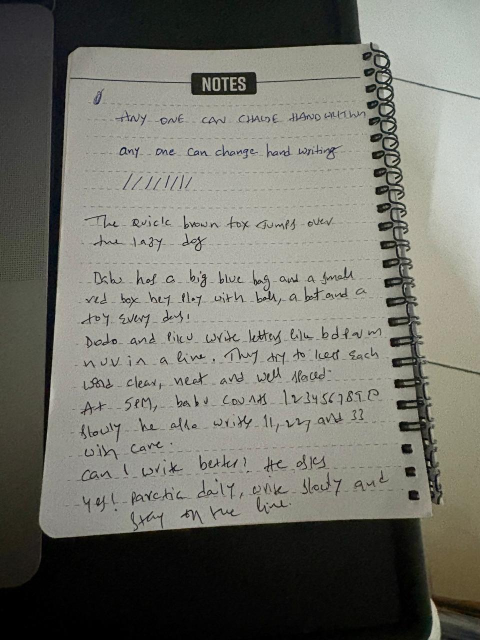
#> input picture benchmarks/sample-page/pages/handwriting-sample.jpg, 960 x 1280 px (shown at 1/2 size)
$ python -i page_turn.py   (imports and definitions only)
#> lines starting #> are read from the running program, lines starting #| are printed output that depends on the picture; after the words box and inside, x2 and y2 are one past the last pixel; in counts of white or black regions, pixels touching at a corner belong together
# SPDX-License-Identifier: AGPL-3.0-only
# (c) 2026 Vahini Technologies.
"""Which way up a photographed page is, from its writing (#297).

A phone photo of a notebook taken sideways, with no EXIF orientation tag
(phones and WhatsApp often drop it), was scored as it was: 3 lines found
on an 18-line page and Line alignment 8.0 from sideways text. This module
finds the turn from the page itself, before anything is read, so the
reader, the 20 factors and every evidence crop see the page upright.

1. Line direction. The ink is smeared along one axis by about a letter's
   size: along the lines, letters and words join into long thin strips;
   across them, they do not. Two counts compare the axes, how elongated
   the smeared pieces are and how long the smeared runs are; their sum is
   `across` (positive: lines run across the picture). Every handwritten
   page in the benchmarks scores 2 or more upright, so a page turned a
   quarter scores -2 or less, and DIRECTION_SURE sits far from both.
2. Which way up, once the lines run across (`up`, positive: upright):
   - letters reach further above the small-letter band than below it
     (b d f h k l t and capitals against g j p q y);
   - lines start at one margin and end ragged, so their left ends line
     up better than their right ends.
3. When a reader is given (the scan's own recogniser), a turn is checked
   on a few line crops: upright text reads with clearly higher
   confidence than the same crop upside down.

The decision is lopsided on purpose, because turning a page that was
upright is worse than leaving a turned one:
- lines across: the page is turned over (180) only when the signs lean
  upside down and the reader agrees. Otherwise it is left as it is, as
  before; with no reader it is never turned over.
- lines up and down: turned a quarter only when the reader or the signs
  (over at least MIN_LINES lines) say which way, and they do not
  disagree; otherwise `unsure`, and the server refuses the page rather
  than score it.
- no clear direction: left as it is, as before. So is a page whose lines
  run up and down only at the letter size of whole joined-up words
  (_joined_up): a short list in joined-up writing is upright.
- not Latin script (Telugu): marks above and below the line sit
  differently, so the signs are not trusted. Lines up and down are
  refused, and a page is never turned over.

Everything here is counting on a copy at most WORK_SIDE pixels on its
long side: deterministic for the same pixels, no model of its own.
"""

from dataclasses import dataclass

import numpy as np

try:
    import cv2
except ImportError:  # pragma: no cover - cv2 ships in core
    cv2 = None

WORK_SIDE = 1200
# The smear, as a share of the page's typical letter size.
SMEAR = 0.75
# Lines run across when `across` is above this, up and down when below
# minus this; in between the page is left as it is.
DIRECTION_SURE = 1.0
# Which way up from the signs alone.
UP_SURE = 0.2  # a quarter turn's way
FLIP_HINT = 0.15  # worth asking the reader about turning over
# The reader's mean confidence must differ by this much to count.
READ_MARGIN = 0.08
READ_LINES = 2
MIN_INK = 400
MIN_LINES = 3


@dataclass(frozen=True)
class Verdict:
    """turn: degrees the photo is turned clockwise to stand upright (0,
    90, 180 or 270). unsure: the lines run up and down but which way is
    up is not clear, so the page must not be scored. The rest is what
    the call was made from, for tests and the scan's log."""

    turn: int = 0
    unsure: bool = False
    across: float = 0.0
    up: float = 0.0
    read: tuple = ()

    # [8 lines left out: function as_dict, not called in this run]


UPRIGHT = Verdict()


# [4 lines left out: function turned, not called in this run]


def _small(rgb):
    h, w = rgb.shape[:2]
    scale = min(1.0, WORK_SIDE / float(max(h, w)))
    if scale < 1.0:
        rgb = cv2.resize(
            rgb,
            (max(1, int(w * scale)), max(1, int(h * scale))),
            interpolation=cv2.INTER_AREA,
        )
    return rgb


def _ink(gray):
    """Writing as a 0/1 mask: dark against its surroundings, without
    specks, long rules and margin lines (pieces over a quarter of the
    page) or dark background around the page."""
    blur = cv2.GaussianBlur(gray, (3, 3), 0)
    ink = cv2.adaptiveThreshold(
        blur,
        255,
        cv2.ADAPTIVE_THRESH_GAUSSIAN_C,
        cv2.THRESH_BINARY_INV,
        31,
        12,
    )
    h, w = ink.shape
    n, labels, stats, _ = cv2.connectedComponentsWithStats(ink, 8)
    keep = (
        (stats[:, cv2.CC_STAT_AREA] >= 6)
        & (stats[:, cv2.CC_STAT_WIDTH] < 0.25 * w)
        & (stats[:, cv2.CC_STAT_HEIGHT] < 0.25 * h)
    )
    keep[0] = False
    return (keep[labels] if n > 1 else np.zeros_like(ink, bool)).astype(
        np.uint8
    )


def _letter_size(ink, side=np.maximum):
    """The pieces' longer side (or, with side=np.minimum, their shorter
    side), the median by ink: a letter, or for joined-up writing a whole
    word's length (its shorter side is then its height). The same
    whichever way the page lies."""
    _n, _l, stats, _ = cv2.connectedComponentsWithStats(ink, 8)
    stats = stats[1:]
    if stats.size == 0:
        return 0.0
    side = side(
        stats[:, cv2.CC_STAT_WIDTH], stats[:, cv2.CC_STAT_HEIGHT]
    ).astype(float)
    area = stats[:, cv2.CC_STAT_AREA].astype(float)
    order = np.argsort(side)
    cum = np.cumsum(area[order])
    return float(side[order][np.searchsorted(cum, cum[-1] / 2.0)])


def _smeared(ink, d):
    return cv2.morphologyEx(
        ink,
        cv2.MORPH_CLOSE,
        cv2.getStructuringElement(cv2.MORPH_RECT, (d, 1)),
    )


def _elongation(smeared):
    """Mean log of width over height of the smeared pieces, by ink."""
    _n, _l, stats, _ = cv2.connectedComponentsWithStats(smeared, 8)
    stats = stats[1:]
    stats = stats[stats[:, cv2.CC_STAT_AREA] >= 12]
    if stats.size == 0:
        return 0.0
    ratio = stats[:, cv2.CC_STAT_WIDTH] / np.maximum(
        1, stats[:, cv2.CC_STAT_HEIGHT]
    )
    return float(
        np.average(
            np.log(np.maximum(ratio, 1e-3)),
            weights=stats[:, cv2.CC_STAT_AREA],
        )
    )


def _run_length(smeared):
    """Mean length of the smeared rows' runs, a long run counting by
    its length."""
    pad = np.zeros((smeared.shape[0], 1), np.int8)
    step = np.diff(np.hstack([pad, smeared.astype(np.int8), pad]), axis=1)
    runs = (np.nonzero(step == -1)[1] - np.nonzero(step == 1)[1]).astype(float)
    return float((runs * runs).sum() / max(1.0, runs.sum()))


def _across(ink, d):
    """Positive when the lines run across the picture, negative when
    they run up and down; about 0 when the ink has no direction."""
    rows, cols = _smeared(ink, d), _smeared(ink.T.copy(), d)
    shape = _elongation(rows) - _elongation(cols)
    runs = np.log(max(1.0, _run_length(rows)) / max(1.0, _run_length(cols)))
    return shape + float(runs)


def _band_signs(piece):
    """(ink above, ink below) the small-letter band of one written line:
    the densest rows, found across short stretches, so a sloping or wavy
    line still has one band."""
    above = below = 0.0
    h, w = piece.shape
    step = max(8, 3 * h)
    for c in range(0, w, step):
        counts = piece[:, c : c + step].sum(axis=1).astype(float)
        if counts.sum() < 20:
            continue
        band = counts >= 0.5 * counts.max()
        peak = int(np.argmax(counts))
        top = bottom = peak
        while top > 0 and band[top - 1]:
            top -= 1
        while bottom < h - 1 and band[bottom + 1]:
            bottom += 1
        above += float(counts[:top].sum())
        below += float(counts[bottom + 1 :].sum())
    return above, below


def _lines(ink, d):
    """(up, lines, boxes) for a page whose lines run across: `up` in
    -1.5..1.5, positive when it reads upright; how many written lines
    were found, and their boxes (x0, y0, x1, y1), longest first."""
    smeared = _smeared(ink, d)
    _n, labels, stats, _ = cv2.connectedComponentsWithStats(smeared, 8)
    pieces = [
        (i, *stats[i, :4])
        for i in range(1, len(stats))
        if stats[i, 2] >= 3 * stats[i, 3]
        and stats[i, 2] >= 3 * d
        and stats[i, 3] >= 4
    ]
    if not pieces:
        return 0.0, 0, []
    usual = min(float(np.median([p[4] for p in pieces])), 1.5 * d / SMEAR)
    above = below = 0.0
    found = []
    for i, x, y, w, h in pieces:
        mask = (labels[y : y + h, x : x + w] == i) & (
            ink[y : y + h, x : x + w] > 0
        )
        # Lines touching through a tall letter smear into one piece: cut
        # it into as many lines as its height holds.
        parts = max(1, int(round(h / usual)))
        cuts = np.linspace(0, h, parts + 1).astype(int)
        for top, bottom in zip(cuts[:-1], cuts[1:]):
            part = mask[top:bottom]
            cols = np.nonzero(part.any(axis=0))[0]
            if part.sum() < 20 or cols.size == 0:
                continue
            up, down = _band_signs(part)
            above += up
            below += down
            found.append([y + top, y + bottom, x + cols[0], x + cols[-1]])
    letters = (above - below) / (above + below) if above + below else 0.0
    # Pieces at one height are one written line.
    lines = []
    for y0, y1, x0, x1 in sorted(found):
        if lines and y0 < lines[-1][1] - 0.3 * (y1 - y0):
            last = lines[-1]
            lines[-1] = [last[0], max(last[1], y1), min(last[2], x0)]
            lines[-1].append(max(last[3], x1))
        else:
            lines.append([y0, y1, x0, x1])
    edges = 0.0
    if len(lines) >= MIN_LINES:
        lefts = np.array([l[2] for l in lines], float)
        rights = np.array([l[3] for l in lines], float)
        left = float(np.median(np.abs(lefts - np.median(lefts))))
        right = float(np.median(np.abs(rights - np.median(rights))))
        edges = (right - left) / (right + left) if right + left else 0.0
    boxes = sorted(
        ((l[2], l[0], l[3], l[1]) for l in lines),
        key=lambda b: (-(b[2] - b[0]), b[1]),
    )
    return letters + 0.5 * edges, len(lines), boxes


# [40 lines left out: functions _reading, _prefers, _joined_up, not called in this run]


def measure(rgb, latin=True, read=None, lang="en"):
    """The Verdict for an RGB page (numpy array, any size). read(crop,
    lang) -> lines with "score" is the scan's recogniser, or None."""
    if cv2 is None or rgb is None or rgb.ndim != 3:
        return UPRIGHT
    small = _small(rgb)
    ink = _ink(cv2.cvtColor(small, cv2.COLOR_RGB2GRAY))
    if int(ink.sum()) < MIN_INK:
        return UPRIGHT
    d = max(3, int(round(SMEAR * _letter_size(ink))))
    across = _across(ink, d)
    if across <= -DIRECTION_SURE and _joined_up(ink, d):
        return Verdict(across=across)
    if across > -DIRECTION_SURE:
        if not latin or across < DIRECTION_SURE:
            return Verdict(across=across)
        up, _count, boxes = _lines(ink, d)
        if up > -FLIP_HINT:
            return Verdict(across=across, up=up)
        # Turned over only when the reader agrees: with no reader to ask,
        # the page is left as it is.
        reading = _reading(small, boxes, read, lang)
        return Verdict(
            turn=180 if _prefers(reading) < 0 else 0,
            across=across,
            up=up,
            read=reading or (),
        )
    if not latin:
        return Verdict(unsure=True, across=across)
    # Lines run up and down: look at the page turned a quarter clockwise,
    # then decide whether that or the opposite quarter is upright. The
    # signs count only over MIN_LINES lines; the reader overrules them
    # only when they are not sure, never when they disagree.
    up, count, boxes = _lines(turned(ink, 90), d)
    signs = 0
    if count >= MIN_LINES:
        signs = int(up >= UP_SURE) - int(up <= -UP_SURE)
    reading = _reading(turned(small, 90), boxes, read, lang)
    reader = _prefers(reading)
    way = reader or signs
    unsure = way == 0 or (reader and signs and reader != signs)
    return Verdict(
        turn=90 if way >= 0 else 270,
        unsure=bool(unsure),
        across=across,
        up=up,
        read=reading or (),
    )

>>> import cv2
>>> picture = cv2.cvtColor(cv2.imread('../../benchmarks/sample-page/pages/handwriting-sample.jpg'), cv2.COLOR_BGR2RGB)
>>> result = measure(picture)
#> in _ink, `ink = cv2.adaptiveThreshold( blur, 255, cv2.ADAPTIVE_THRESH_GAUSSIAN_C..`:
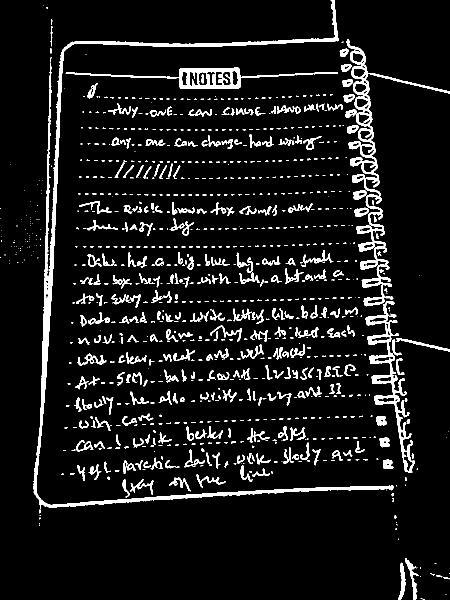
#> ink: shape (1200, 900) (shown at 1/2 size); 7.9% white; 1016 white regions (665 under 20 px), largest, box (x1, y1, x2, y2) and area: (67, 0, 788, 1027) 17140, (693, 79, 900, 613) 9619, (731, 602, 830, 946) 5224
#> in _ink, `n, labels, stats, _ = cv2.connectedComponentsWithStats(ink, 8)`:
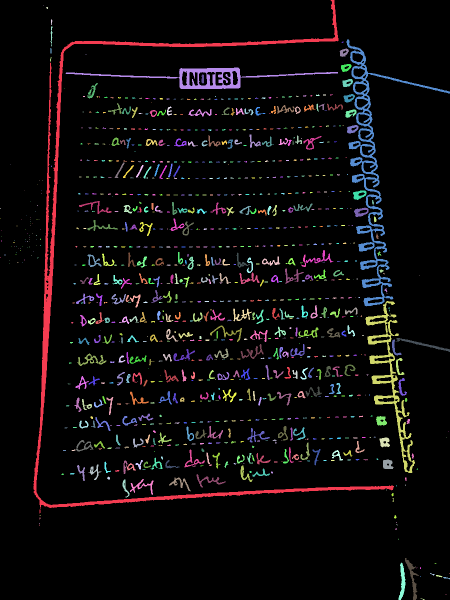
#> labels: shape (1200, 900) int32 (shown at 1/2 size); 1017 distinct labels, from 0 to 1016; one colour per label, 0 black
#> in _ink, `n, labels, stats, _ = cv2.connectedComponentsWithStats(ink, 8)`: n = 1017; stats = 1017 rows, first 6: [0, 0, 900, 1200, 994431], [67, 0, 721, 1027, 17140], [87, 11, 1, 1, 1], [92, 14, 4, 4, 12], [102, 38, 3, 12, 22], [101, 53, 4, 40, 80]
#> in _ink, `return (keep[labels] if n > 1 else np.zeros_like(ink, bool)).astype( n..`: returned value: shape (1200, 900); values 0 (black) and 1 (white), 4.5% white; 851 white regions (504 under 20 px), largest, box (x1, y1, x2, y2) and area: (810, 1116, 838, 1200) 603, (797, 1125, 811, 1200) 516, (791, 676, 900, 704) 497
#> in _letter_size, `_n, _l, stats, _ = cv2.connectedComponentsWithStats(ink, 8)`: _l: shape (1200, 900) int32; 852 distinct labels, from 0 to 851
#> in _letter_size, `_n, _l, stats, _ = cv2.connectedComponentsWithStats(ink, 8)`: stats = 852 rows, first 6: [0, 0, 900, 1200, 1031133], [92, 14, 4, 4, 12], [102, 38, 3, 12, 22], [101, 53, 4, 40, 80], [683, 83, 4, 3, 7], [101, 96, 2, 11, 21]
#> in _letter_size, `stats = stats[1:]`: stats = 851 rows, first 6: [92, 14, 4, 4, 12], [102, 38, 3, 12, 22], [101, 53, 4, 40, 80], [683, 83, 4, 3, 7], [101, 96, 2, 11, 21], [679, 97, 19, 17, 191]
#> in _letter_size, `side = side( stats[:, cv2.CC_STAT_WIDTH], stats[:, cv2.CC_STAT_HEIGHT]..`: side = 851 values, max 109 at index 562, min 3 at index 68, mean 12.69
#> in _letter_size, `area = stats[:, cv2.CC_STAT_AREA].astype(float)`: area = 851 values, max 603 at index 844, min 6 at index 68, mean 57.42
#> in _letter_size, `order = np.argsort(side)`: order = 851 values, max 850 at index 503, min 0 at index 31, mean 425
#> in _letter_size, `cum = np.cumsum(area[order])`: cum = 851 values from 6 to 48867
#> in measure, `d = max(3, int(round(SMEAR * _letter_size(ink))))`: d = 17
#> in _smeared, `return cv2.morphologyEx( ink, cv2.MORPH_CLOSE, cv2.getStructuringEleme..`: returned value: shape (1200, 900); values 0 (black) and 1 (white), 8.9% white; 81 white regions (16 under 20 px), largest, box (x1, y1, x2, y2) and area: (147, 500, 716, 578) 10638, (123, 882, 736, 962) 7322, (142, 610, 724, 653) 6789
#> in _smeared (call 2), `return cv2.morphologyEx( ink, cv2.MORPH_CLOSE, cv2.getStructuringEleme..`: returned value: shape (900, 1200); values 0 (black) and 1 (white), 6% white; 643 white regions (365 under 20 px), largest, box (x1, y1, x2, y2) and area: (600, 420, 684, 511) 1676, (856, 474, 964, 540) 1333, (913, 245, 995, 326) 1085
#> in _elongation, `_n, _l, stats, _ = cv2.connectedComponentsWithStats(smeared, 8)`:
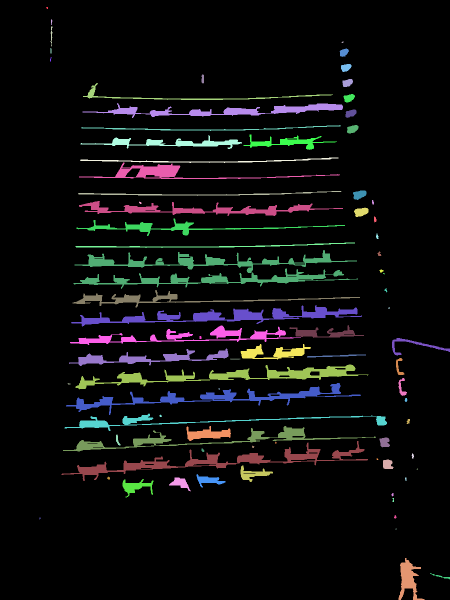
#> _l: shape (1200, 900) int32 (shown at 1/2 size); 82 distinct labels, from 0 to 81; one colour per label, 0 black
#> in _elongation, `_n, _l, stats, _ = cv2.connectedComponentsWithStats(smeared, 8)`: stats = 82 rows, first 6: [0, 0, 900, 1200, 983775], [92, 14, 4, 4, 12], [102, 38, 3, 12, 22], [101, 53, 4, 40, 80], [683, 83, 4, 3, 7], [101, 96, 2, 11, 21]
#> in _elongation, `stats = stats[1:]`: stats = 81 rows, first 6: [92, 14, 4, 4, 12], [102, 38, 3, 12, 22], [101, 53, 4, 40, 80], [683, 83, 4, 3, 7], [101, 96, 2, 11, 21], [679, 97, 19, 17, 216]
#> in _elongation, `stats = stats[stats[:, cv2.CC_STAT_AREA] >= 12]`: stats = 72 rows, first 6: [92, 14, 4, 4, 12], [102, 38, 3, 12, 22], [101, 53, 4, 40, 80], [101, 96, 2, 11, 21], [679, 97, 19, 17, 216], [100, 114, 3, 9, 16]
#> in _elongation, `ratio = stats[:, cv2.CC_STAT_WIDTH] / np.maximum( 1, stats[:, cv2.CC_S..`: ratio = 72 values, max 52.7 at index 20, min 0.1 at index 2, mean 6.89
#> in _elongation (call 2), `_n, _l, stats, _ = cv2.connectedComponentsWithStats(smeared, 8)`:
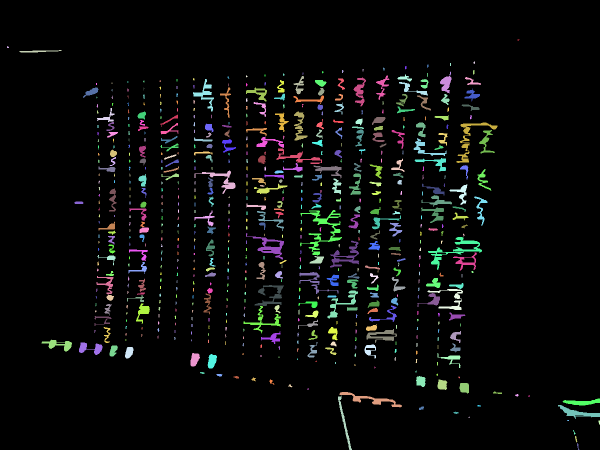
#> _l: shape (900, 1200) int32 (shown at 1/2 size); 644 distinct labels, from 0 to 643; one colour per label, 0 black
#> in _elongation (call 2), `_n, _l, stats, _ = cv2.connectedComponentsWithStats(smeared, 8)`: stats = 644 rows, first 6: [0, 0, 1200, 900, 1015228], [1035, 79, 4, 2, 7], [14, 92, 4, 4, 12], [38, 100, 85, 5, 229], [947, 123, 3, 5, 12], [900, 126, 2, 6, 12]
#> in _elongation (call 2), `stats = stats[1:]`: stats = 643 rows, first 6: [1035, 79, 4, 2, 7], [14, 92, 4, 4, 12], [38, 100, 85, 5, 229], [947, 123, 3, 5, 12], [900, 126, 2, 6, 12], [854, 129, 3, 6, 14]
#> in _elongation (call 2), `stats = stats[stats[:, cv2.CC_STAT_AREA] >= 12]`: stats = 541 rows, first 6: [14, 92, 4, 4, 12], [38, 100, 85, 5, 229], [947, 123, 3, 5, 12], [900, 126, 2, 6, 12], [854, 129, 3, 6, 14], [810, 132, 3, 7, 18]
#> in _elongation (call 2), `ratio = stats[:, cv2.CC_STAT_WIDTH] / np.maximum( 1, stats[:, cv2.CC_S..`: ratio = 541 values, max 17 at index 1, min 0.2 at index 446, mean 0.964
#> in _across, `shape = _elongation(rows) - _elongation(cols)`: shape = 2.07
#> in _run_length, `step = np.diff(np.hstack([pad, smeared.astype(np.int8), pad]), axis=1)`:
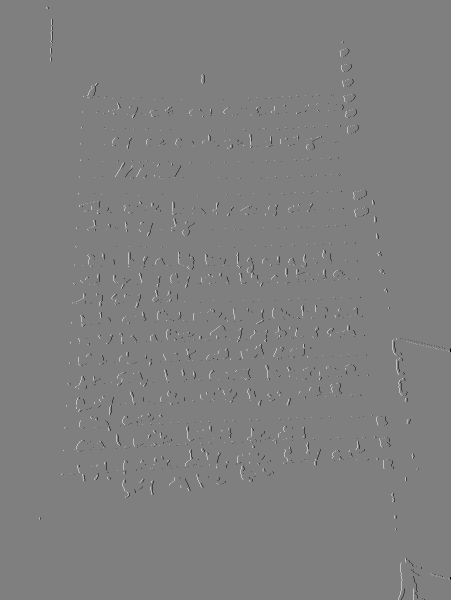
#> step: shape (1200, 901) int8 (shown at 1/2 size); min -1, max 1, mean 0; drawn with min black and max white
#> in _run_length, `runs = (np.nonzero(step == -1)[1] - np.nonzero(step == 1)[1]).astype(f..`: runs = 4001 values, max 404 at index 964, min 1 at index 4, mean 24.05
#> in _run_length (call 2), `pad = np.zeros((smeared.shape[0], 1), np.int8)`: pad = 900 values from 0 to 0
#> in _run_length (call 2), `step = np.diff(np.hstack([pad, smeared.astype(np.int8), pad]), axis=1)`:
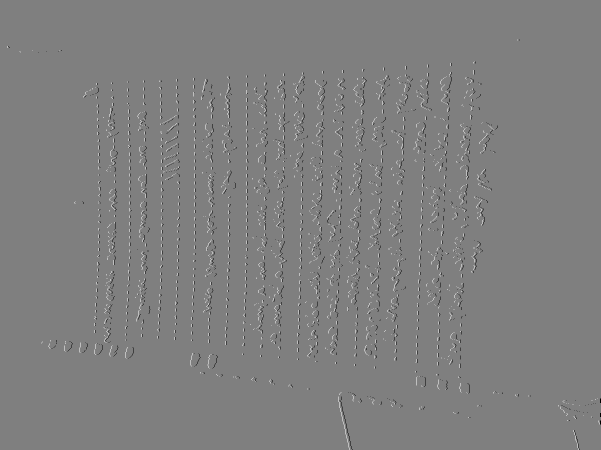
#> step: shape (900, 1201) int8 (shown at 1/2 size); min -1, max 1, mean 0; drawn with min black and max white
#> in _run_length (call 2), `runs = (np.nonzero(step == -1)[1] - np.nonzero(step == 1)[1]).astype(f..`: runs = 8465 values, max 77 at index 8, min 1 at index 2, mean 7.65
#> in _across, `runs = np.log(max(1.0, _run_length(rows)) / max(1.0, _run_length(cols)))`: runs = 1.39
#> in measure, `across = _across(ink, d)`: across = 3.46
#> in _lines, `_n, labels, stats, _ = cv2.connectedComponentsWithStats(smeared, 8)`: stats = 82 rows, first 6: [0, 0, 900, 1200, 983775], [92, 14, 4, 4, 12], [102, 38, 3, 12, 22], [101, 53, 4, 40, 80], [683, 83, 4, 3, 7], [101, 96, 2, 11, 21]
#> in _lines, `pieces = [ (i, *stats[i, :4]) for i in range(1, len(stats)) if stats[i..`: pieces = 25 items, first 6: (11, 166, 166, 500, 34), (13, 165, 206, 521, 30), (15, 163, 250, 518, 12), (17, 487, 269, 187, 31), (18, 161, 270, 323, 28), (19, 160, 315, 517, 11)
#> in _lines, `usual = min(float(np.median([p[4] for p in pieces])), 1.5 * d / SMEAR)`: usual = 34
#> the loop in _lines, `for i, x, y, w, h in pieces:` made 25 passes
#> (i, x, y, parts, cuts) on passes 1 to 12: (11, 166, 166, 1, [0, 34]), (13, 165, 206, 1, [0, 30]), (15, 163, 250, 1, [0, 12]), (17, 487, 269, 1, [0, 31]), (18, 161, 270, 1, [0, 28]), (19, 160, 315, 1, [0, 11]), (20, 158, 325, 1, [0, 33]), (22, 156, 382, 1, [0, 10]), (24, 158, 402, 1, [0, 30]), (28, 153, 437, 1, [0, 35]), (30, 151, 485, 1, [0, 11]), (31, 147, 500, 2, [0, 39, 78])
#> after the loop in _lines, `for i, x, y, w, h in pieces:`:
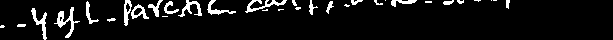
#> part: shape (40, 613) bool; 7.4% white; 32 white regions (11 under 20 px), largest, box (x1, y1, x2, y2) and area: (54, 7, 80, 38) 220, (245, 0, 287, 13) 180, (31, 8, 47, 40) 165
#> after the loop in _lines, `for i, x, y, w, h in pieces:`: above = 13030; below = 3927; found = 29 items, first 6: [166, 200, 166, 665], [206, 236, 165, 685], [250, 262, 163, 680], [269, 300, 487, 673], [270, 298, 161, 483], [315, 326, 160, 676]
#> in _lines, `letters = (above - below) / (above + below) if above + below else 0.0`: letters = 0.537
#> the loop in _lines, `for y0, y1, x0, x1 in sorted(found):` made 29 passes
#> (y0, y1, x0, x1, last) on passes 5, 17, 18, 19, 20, 21, 23, 26, 28: (270, 298, 161, 483, [269, 300, 487, 673]), (651, 690, 140, 601, [650, 676, 579, 727]), (676, 711, 784, 899, [650, 690, 140, 727]), (688, 719, 481, 621, [650, 711, 140, 899]), (697, 732, 138, 456, [650, 719, 140, 899]), (709, 715, 614, 731, [650, 732, 138, 899]), (766, 798, 154, 721, [729, 779, 151, 736]), (852, 877, 295, 751, [827, 862, 129, 773]), (882, 922, 249, 735, [877, 903, 126, 680])
#> after the loop in _lines, `for y0, y1, x0, x1 in sorted(found):`: lines = 20 items, first 6: [166, 200, 166, 665], [206, 236, 165, 685], [250, 262, 163, 680], [269, 300, 161, 673], [315, 326, 160, 676], [325, 358, 158, 679]
#> in _lines, `lefts = np.array([l[2] for l in lines], float)`: lefts = 20 values, max 166 at index 0, min 123 at index 19, mean 148.7
#> in _lines, `rights = np.array([l[3] for l in lines], float)`: rights = 20 values, max 899 at index 14, min 579 at index 16, mean 702.4
#> in _lines, `left = float(np.median(np.abs(lefts - np.median(lefts))))`: left = 9
#> in _lines, `right = float(np.median(np.abs(rights - np.median(rights))))`: right = 24
#> in _lines, `edges = (right - left) / (right + left) if right + left else 0.0`: edges = 0.455
#> in _lines, `boxes = sorted( ((l[2], l[0], l[3], l[1]) for l in lines), key=lambda ..`: boxes = 20 items, first 6: (138, 650, 899, 732), (129, 827, 773, 877), (126, 877, 735, 922), (151, 729, 736, 798), (142, 610, 723, 653), (145, 580, 719, 615)
#> in measure, `up, _count, boxes = _lines(ink, d)`: up = 0.764
